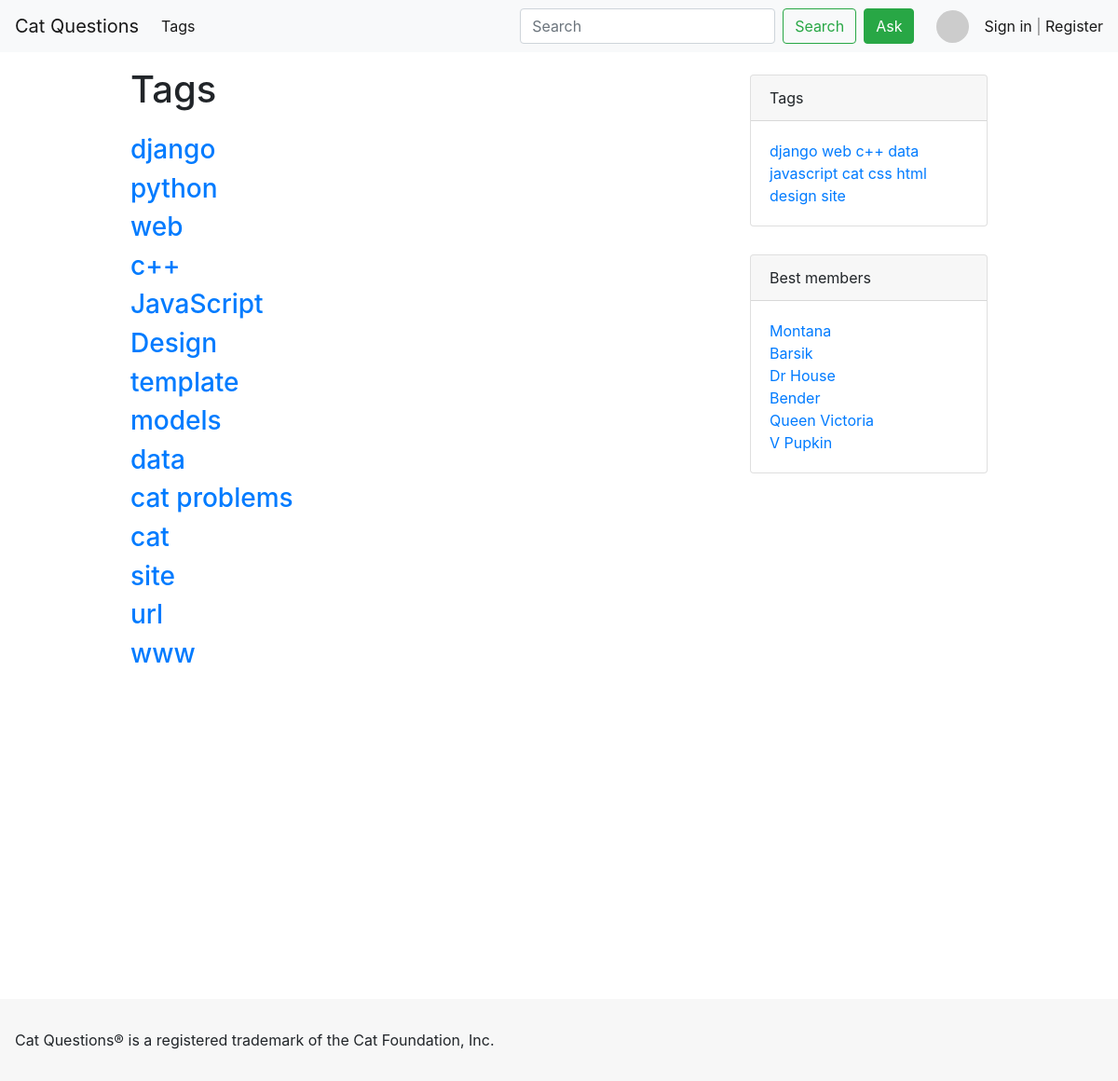
Page /catq/tags/ on the committed database.
### questions/models.py (models this page shows, shortened)
class Tag(models.Model):
    title = models.CharField(max_length=50, db_index=True)
    slug = models.SlugField(max_length=50, unique=True)
    def get_absolute_url(self):
        return reverse('tag_details_url', kwargs={'slug': self.slug})

### questions/views.py (the view)
class Tags_List(View):
    def get(self, request):
        tags = Tag.objects.all()
        return render(request, 'cat_questions/tags_list.html', context={
            'tags': tags,
        })

### questions/templates/cat_questions/tags_list.html (shortened to what this page needs)
{% extends 'cat_questions/base.html' %}
{% block content %}
<h1 class="mt-4 mb-4">Tags</h1>
{% for tag in tags %}
<h3><a href="{{ tag.get_absolute_url }}">{{ tag.title }}</a></h3>
{% endfor %}
{% endblock %}

### questions/templates/cat_questions/base.html (shortened to what this page needs)
<!DOCTYPE html>
<html lang="en">
<head>
    {% load static %}
    <link rel="stylesheet" href="{% static 'css/bootstrap.min.css' %}">
</head>
<body>
    {% include 'cat_questions/includes/navbar.html'%}
    <div class="container mt-5" style="min-height: 1000px;">
        <div class="row">
            <div class="col-7 offset-md-1" style="position: relative; z-index: 2;">
                {% block content %}
                {% endblock %}
            </div>
        </div>
    </div>
    {% include 'cat_questions/includes/right_menu.html' %}
    {% include 'cat_questions/includes/footer.html' %}
</body>
</html>

### questions/templates/cat_questions/includes/navbar.html (shortened to what this page needs)
<nav class="fixed-top navbar navbar-fixed-top navbar-expand-lg navbar-light bg-light">
    <a class="navbar-brand" href="{% url 'questions_list_url' %}">Cat Questions</a>
    <div class="collapse navbar-collapse" id="navbarSupportedContent">
        <ul class="navbar-nav mr-auto">
            <li class="nav-item active">
                <a class="nav-link" href="{% url 'tags_list_url' %}">Tags</a>
            </li>
        </ul>
        <form class="form-inline my-2 my-lg-0">
            <input class="form-control mr-sm-2" type="search" placeholder="Search" aria-label="Search">
            <button class="btn btn-outline-success my-2 my-sm-0" type="submit">Search</button>
        </form>
        <a href="{% url 'ask_page_url' %}"><button class="btn btn-success my-2 my-sm-0 ml-2" type="submit">Ask</button></a>
        <div class="ml-4">
            <div style="width: 35px;"></div><img class="rounded-pill" src="https://picsum.photos/35/35" alt="">
        </div>
        <div class="ml-3">
            <span class="navbar-text"> <a href="{% url 'sign_in_url' %}">Sign in</a> | <a
                    href="{% url 'register_url' %}">Register</a></span>
        </div>
    </div>
</nav>

### questions/templates/cat_questions/includes/right_menu.html
<div class="container mt-9 fixed-top" style="z-index: 1;">
    <div class="row">
        <div class="col-7 offset-md-1"></div>
        <div class="col-3">
            <div class="">
                <div class="div" style="height: 80px;"></div>
                <div class="card mt-10 mb-10">
                    <div class="card-header">
                        Tags
                    </div>
                    <div class="card-body">
                        <a href="#">django</a> <a href="#">web</a> <a href="#">c++</a>
                        <a href="#">data</a> <a href="#">javascript</a> <a href="#">cat</a>
                        <a href="#">css</a> <a href="#">html</a> <a href="#">design</a>
                        <a href="#">site</a>
                    </div>
                </div>
                <div style="height: 30px;"></div>
                <div class="card mt-10 ">
                    <div class="card-header">
                        Best members
                    </div>
                    <div class="card-body">
                        <div><a href="#">Montana</a></div>
                        <div><a href="#">Barsik</a></div>
                        <div><a href="#">Dr House</a></div>
                        <div><a href="#">Bender</a></div>
                        <div><a href="#">Queen Victoria</a></div>
                        <div><a href="#">V Pupkin</a></div>
                    </div>
                </div>
            </div>
        </div>
    </div>
</div>

### questions/templates/cat_questions/includes/footer.html (shortened to what this page needs)
<footer class="page-footer light-gray pt-2 mt-4" style="background-color: #F7F7F7;">
    <div class="container-fluid">
        <div class="row  p-3 pt-4">
            <p>Cat Questions® is a registered trademark of the Cat Foundation, Inc.</p>
        </div>
    </div>
</footer>

### rows in the picture
Tag: title "django"
Tag: title "python"
Tag: title "web"
Tag: title "c++"
Tag: title "JavaScript"
Tag: title "Design"
Tag: title "template"
Tag: title "models"
Tag: title "data"
Tag: title "cat problems"
Tag: title "cat"
Tag: title "site"
Tag: title "url"
Tag: title "www"
